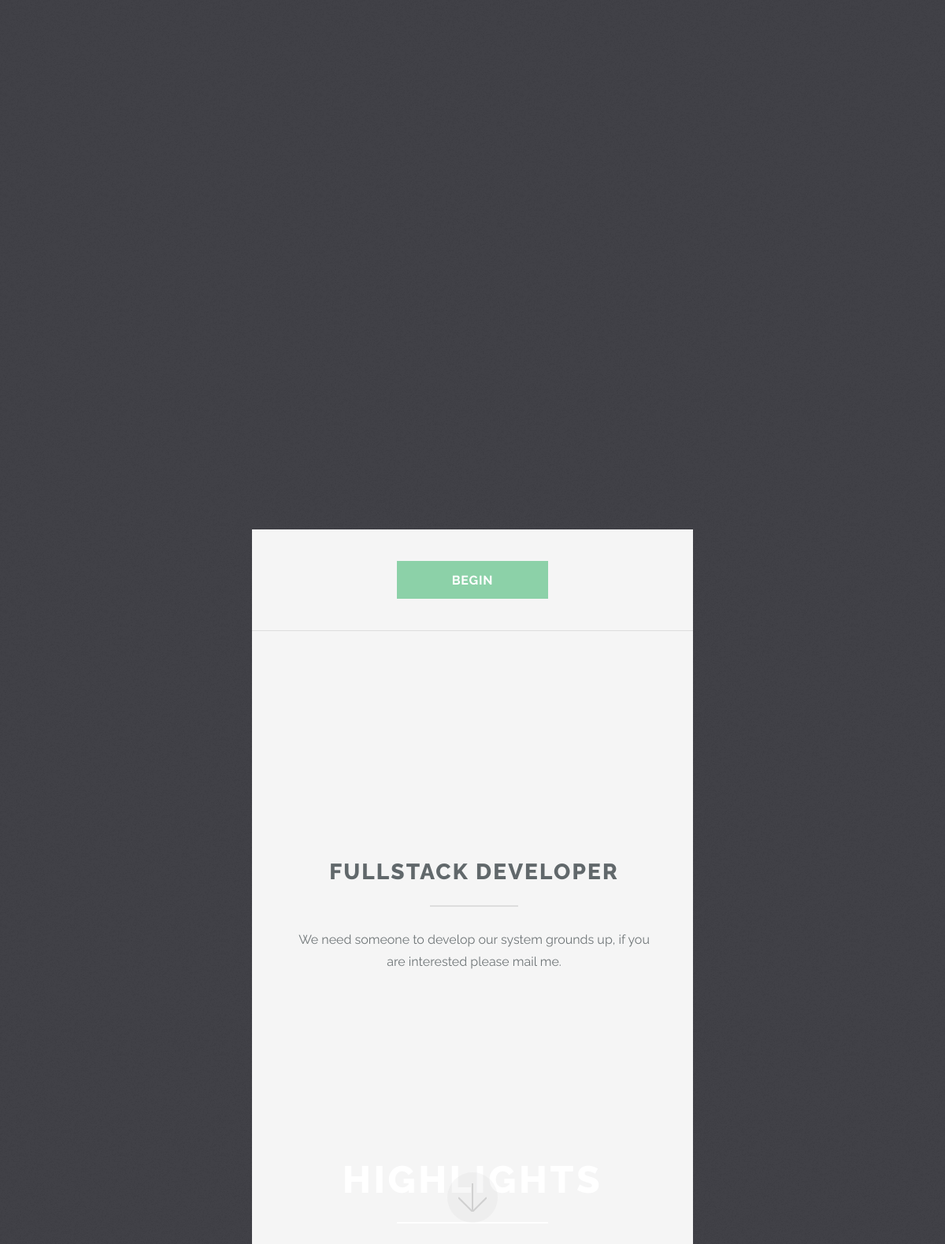
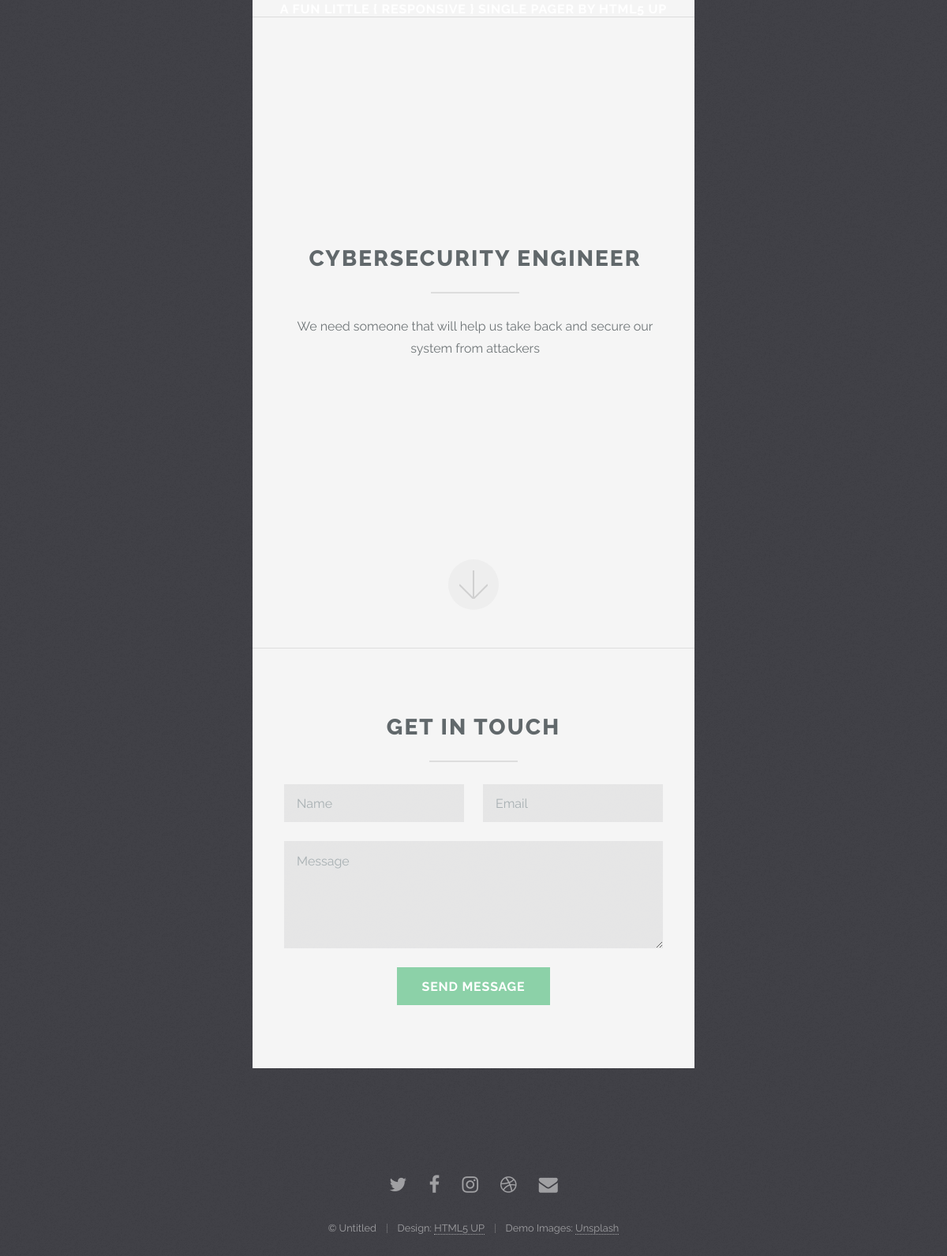
The page / on the database its author committed (2 pictures, top to bottom).
### freelance_app/models.py (models this page shows)
class JobListing(models.Model):
    title = models.TextField(null=True, blank=True)
    description = models.TextField(null=True, blank=True)

### freelance_app/views.py (the view)
# urls.py: path('', views.home, name='home'),
def home(request):
    job_listings = JobListing.objects.all();
    return render(request, "freelance_app/index.html", {'job_listings':job_listings})

### freelance_app/templates/freelance_app/index.html (shortened to what this page needs)
{% load static %}
<!DOCTYPE HTML>
<html>
	<head>
		<link rel="stylesheet" href="{% static 'freelance_app/assets/css/main.css' %}" />
	</head>
	<body>
			<section id="header">
				<header class="major">
					<h1>Highlights</h1>
					<p>A fun little { responsive } single pager by <a href="http://html5up.net">HTML5 UP</a></p>
				</header>
				<div class="container">
					<ul class="actions">
						<li><a href="#one" class="button special scrolly">Begin</a></li>
					</ul>
				</div>
			</section>
			<section id="one" class="main special">
				<div class="container">
					<div class="content">
						<header class="major">
							<h2>{{ job_listings.first.title }}</h2>
						</header>
						<p> {{ job_listings.first.description }}</p>
					</div>
					<a href="#two" class="goto-next scrolly">Next</a>
				</div>
			</section>
			<section id="one" class="main special">
				<div class="container">
					<div class="content">
						<header class="major">
							<h2>{{ job_listings.last.title }}</h2>
						</header>
						<p>{{ job_listings.last.description }}</p>
					</div>
					<a href="#two" class="goto-next scrolly">Next</a>
				</div>
			</section>
			<section id="footer">
				<div class="container">
					<header class="major">
						<h2>Get in touch</h2>
					</header>
					<form method="post" action="#">
						<div class="row uniform">
							<div class="6u 12u$(xsmall)"><input type="text" name="name" id="name" placeholder="Name" /></div>
							<div class="6u$ 12u$(xsmall)"><input type="email" name="email" id="email" placeholder="Email" /></div>
							<div class="12u$"><textarea name="message" id="message" placeholder="Message" rows="4"></textarea></div>
							<div class="12u$">
								<ul class="actions">
									<li><input type="submit" value="Send Message" class="special" /></li>
								</ul>
							</div>
						</div>
					</form>
				</div>
				<footer>
					<ul class="icons">
						<li><a href="#" class="icon alt fa-twitter"><span class="label">Twitter</span></a></li>
						<li><a href="#" class="icon alt fa-facebook"><span class="label">Facebook</span></a></li>
						<li><a href="#" class="icon alt fa-instagram"><span class="label">Instagram</span></a></li>
						<li><a href="#" class="icon alt fa-dribbble"><span class="label">Dribbble</span></a></li>
						<li><a href="#" class="icon alt fa-envelope"><span class="label">Email</span></a></li>
					</ul>
					<ul class="copyright">
						<li>&copy; Untitled</li><li>Design: <a href="http://html5up.net">HTML5 UP</a></li><li>Demo Images: <a href="http://unsplash.com">Unsplash</a></li>
					</ul>
				</footer>
			</section>
	</body>
</html>

### rows shown on the page
JobListing: first "FULLSTACK DEVELOPER", first.description "We need someone to develop our system grounds up, if you are interested please mail me."
JobListing: last "CYBERSECURITY ENGINEER", last.description "We need someone that will help us take back and secure our system from attackers"
